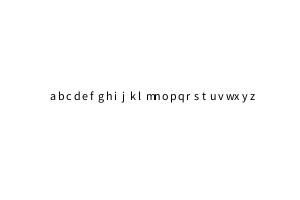
Frame 1 (no input)
Frame 60 (the mouse pressed at the canvas centre just before this capture): identical to frame 1, image omitted
Frame 120 (the mouse held since frame 60 and released just before this capture): identical to frame 1, image omitted

The Processing sketch that drew this single still picture (run headless with seeded random() and noise(); from frame 60 on, the mouse is pressed at the canvas centre):

// Processing sketch: simple_array
// ── simple_array.pde
/*
'Simple Array' - Kevin Brock (kevin_brock@ncsu.edu)

This sketch demonstrates the use of a simple string array as its elements
might be called through a for() loop in order to compare its output with 
that of the 'alpha1' string provided directly below.
*/
String alpha1 = "abcdefghijklmnopqrstuvwxyz";

String[] alpha2 = {
  "a", "b", "c", "d", "e", "f", "g", "h", "i", 
  "j", "k", "l", "m", "n", "o", "p", "q", "r", 
  "s", "t", "u", "v", "w", "x", "y", "z"
};

void setup() {
  size(300, 200);
}

void draw() {
  background(255);
  fill(0);
  for (int iteration=0; iteration < 26; iteration++) {
    text(alpha2[iteration], 50 + (iteration * 8), height/2);
  }
}
